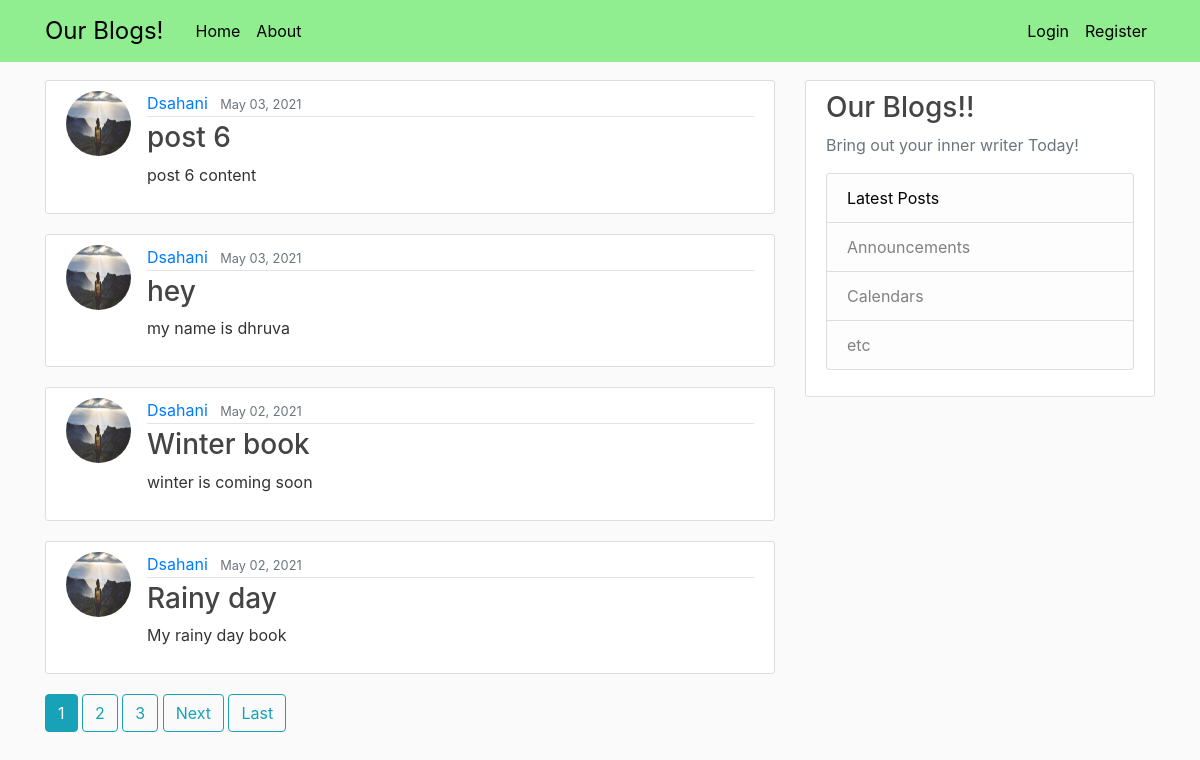
The page / on the database its author committed.
### blog/models.py (models this page shows, shortened)
class Post (models.Model):
    author = models.ForeignKey (User, on_delete=models.CASCADE)
    title = models.CharField(max_length=200)
    content = models.TextField()
    date_posted = models.DateTimeField(default=timezone.now)

### users/models.py (models this page shows, shortened)
class Profile(models.Model):
    user = models.OneToOneField (User,on_delete=models.CASCADE)
    image = models.ImageField(default='default.jpg',upload_to='profile_pics')

### blog/views.py (the view)
# urls.py: path('',PostListView.as_view(),name='home'),
class PostListView (ListView):
    model = Post
    template_name = 'blog/home.html'
    context_object_name = 'posts'
    ordering = ['-date_posted']
    paginate_by = 4

### blog/templates/blog/home.html (shortened to what this page needs)
{% extends "blog/base.html" %}
{% block content %}
  {% for post in posts %}
      <article class="media content-section">
        <img class="rounded-circle article-img" src="{{ post.author.profile.image.url }}">
        <div class="media-body">
          <div class="article-metadata">
            <a class="mr-2" href="{% url 'user-posts' post.author.username %}">{{ post.author }}</a>
            <small class="text-muted">{{ post.date_posted|date:"F d, Y" }}</small>
          </div>
          <h3><a class="article-title" href="{% url 'post-detail' post.id %}">{{ post.title }}</a></h3>
          <p class="article-content">{{ post.content }}</p>
        </div>
      </article>
  {% endfor %}
  {% if is_paginated %}
    {% for num in page_obj.paginator.page_range %}
      {% if page_obj.number == num %}
        <a class="btn btn-info mb-4" href="?page={{ num }}">{{ num }}</a>
      {% elif num > page_obj.number|add:'-3' and num < page_obj.number|add:'3' %}
        <a class="btn btn-outline-info mb-4" href="?page={{ num }}">{{ num }}</a>
      {% endif %}
    {% endfor %}
    {% if page_obj.has_next %}
      <a class="btn btn-outline-info mb-4" href="?page={{ page_obj.next_page_number }}">Next</a>
      <a class="btn btn-outline-info mb-4" href="?page={{ page_obj.paginator.num_pages }}">Last</a>
    {% endif %}
  {% endif %}
{% endblock content %}

### blog/templates/blog/base.html (shortened to what this page needs)
{% load static %}
<!DOCTYPE html>
<html>
<head>
    <link rel="stylesheet" href="https://maxcdn.bootstrapcdn.com/bootstrap/4.0.0/css/bootstrap.min.css">
    <link rel="stylesheet" type="text/css" href="{% static 'blog/main.css' %}">
</head>
<body>
    <header class="site-header">
        <nav style="background-color: lightgreen;" class="navbar navbar-expand-md navbar-dark bg-steel fixed-top">
        <div class="container">
          <a style="color: black; font-size: x-large;" class="navbar-brand mr-4" href="{% url 'home' %}">Our Blogs!</a>
          <div class="collapse navbar-collapse" id="navbarToggle">
            <div class="navbar-nav mr-auto">
              <a style="color: black;" class="nav-item nav-link" href="{% url 'home' %}">Home</a>
              <a style="color: black;" class="nav-item nav-link" href="{% url 'about' %}">About</a>
            </div>
            <div class="navbar-nav">
            {% if user.is_authenticated %}
              <a style="color: black;" class="nav-item nav-link" href="{% url 'post-create' %}">Add Post</a>
              <a style="color: black;" class="nav-item nav-link" href="{% url 'profile' %}">Profile</a>
              <a style="color: black;" class="nav-item nav-link" href="{% url 'logout' %}">Logout</a>
            {% else %}
              <a style="color: black;" class="nav-item nav-link" href="{% url 'login' %}">Login</a>
              <a style="color: black;" class="nav-item nav-link" href="{% url 'register' %}">Register</a>
            {% endif %}
            </div>
          </div>
        </div>
      </nav>
    </header>
    <main role="main" class="container">
      <div class="row">
        <div class="col-md-8">
          {% block content %}{% endblock %}
        </div>
        <div class="col-md-4">
          <div class="content-section">
            <h3>Our Blogs!!</h3>
            <p class='text-muted'>Bring out your inner writer Today!
              <ul class="list-group">
                <li class="list-group-item list-group-item-light">
                  <a style="color: black;" href="{% url 'home' %}">Latest Posts</a>
                </li>
                <li class="list-group-item list-group-item-light">Announcements</li>
                <li class="list-group-item list-group-item-light">Calendars</li>
                <li class="list-group-item list-group-item-light">etc</li>
              </ul>
            </p>
          </div>
        </div>
      </div>
    </main>
</body>
</html>

### blog/static/blog/main.css (style rules this page uses)
body { background: #fafafa; color: #333333; margin-top: 5rem; }
h1, h2, h3, h4, h5, h6 { color: #444444; }
ul { margin: 0; }
.bg-steel { background-color: #5f788a; }
.site-header .navbar-nav .nav-link { color: #cbd5db; }
.content-section { background: #ffffff; padding: 10px 20px; border: 1px solid #dddddd; border-radius: 3px; margin-bottom: 20px; }
.article-title { color: #444444; }
.article-content { white-space: pre-line; }
.article-img { height: 65px; width: 65px; margin-right: 16px; }
.article-metadata { padding-bottom: 1px; margin-bottom: 4px; border-bottom: 1px solid #e3e3e3 }

### rows shown on the page
Post: author.profile.image (placeholder picture), author "Dsahani", date_posted "May 03, 2021", title "post 6", content "post 6 content"
Post: author.profile.image (placeholder picture), author "Dsahani", date_posted "May 03, 2021", title "hey", content "my name is dhruva"
Post: author.profile.image (placeholder picture), author "Dsahani", date_posted "May 02, 2021", title "Winter book", content "winter is coming soon"
Post: author.profile.image (placeholder picture), author "Dsahani", date_posted "May 02, 2021", title "Rainy day", content "My rainy day book"

### other values the page prints
{{ num }} "1"
{{ num }} "2" "3"
